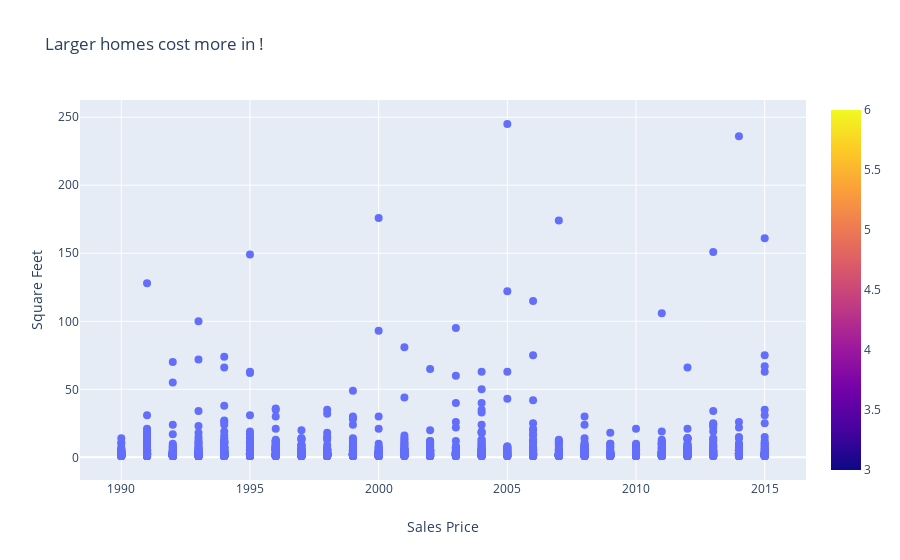

Notebook code for this chart:
### Code cell
trace = go.Scatter(
    x = df['Year'],
    y = df['Lgt'],
    mode = 'markers',
    marker=dict(
        size=8,
       # color = df['BEDRM'], # set color equal to a third variable
        #colorscale=[color1, color2],
        #colorbar=dict(title='Bedrooms'),
        showscale=True
    )
)

data = [trace]
layout = go.Layout(
    title = f'Larger homes cost more in !', # Graph title
    xaxis = dict(title = 'Sales Price'), # x-axis label
    yaxis = dict(title = 'Square Feet'), # y-axis label
    hovermode ='closest' # handles multiple points landing on the same vertical
)
fig = go.Figure(data=data, layout=layout)
fig.show()

### Figure 1 — Plotly figure (JSON) as saved in the notebook; plotly's stock layout.template omitted (floating-point values rounded to 4 significant figures; data arrays with more than 128 entries replaced by an {"elided": "..."} marker saying what was removed)
{"data": [{"marker": {"showscale": true, "size": 8}, "mode": "markers", "type": "scatter", "x": {"elided": "1518 int values"}, "y": {"elided": "1518 int values"}}], "layout": {"hovermode": "closest", "title": {"text": "Larger homes cost more in !"}, "xaxis": {"title": {"text": "Sales Price"}}, "yaxis": {"title": {"text": "Square Feet"}}}}
